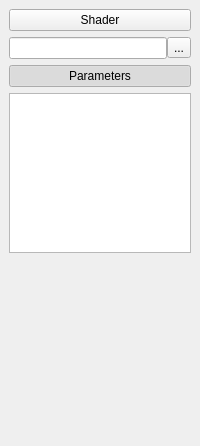
<?xml version="1.0" encoding="UTF-8"?>
<ui version="4.0">
 <class>ParametersEditor</class>
 <widget class="QDockWidget" name="ParametersEditor">
  <property name="geometry">
   <rect>
    <x>0</x>
    <y>0</y>
    <width>200</width>
    <height>446</height>
   </rect>
  </property>
  <property name="maximumSize">
   <size>
    <width>200</width>
    <height>524287</height>
   </size>
  </property>
  <property name="windowTitle">
   <string>参数编辑</string>
  </property>
  <widget class="QWidget" name="dockWidgetContents">
   <layout class="QVBoxLayout" name="verticalLayout_2">
    <item>
     <widget class="QPushButton" name="pushButton">
      <property name="font">
       <font>
        <weight>50</weight>
        <bold>false</bold>
       </font>
      </property>
      <property name="styleSheet">
       <string notr="true"/>
      </property>
      <property name="text">
       <string>Shader</string>
      </property>
      <property name="checkable">
       <bool>true</bool>
      </property>
      <property name="flat">
       <bool>false</bool>
      </property>
     </widget>
    </item>
    <item>
     <widget class="QWidget" name="m_shaderWidget" native="true">
      <layout class="QHBoxLayout" name="horizontalLayout">
       <property name="spacing">
        <number>0</number>
       </property>
       <property name="margin">
        <number>0</number>
       </property>
       <item>
        <widget class="QLineEdit" name="m_materialPath">
         <property name="readOnly">
          <bool>true</bool>
         </property>
        </widget>
       </item>
       <item>
        <widget class="QToolButton" name="m_editMaterial">
         <property name="text">
          <string>...</string>
         </property>
         <property name="icon">
          <iconset resource="MaterialEditor.qrc">
           <normaloff>:/Icon/Icon/edit.png</normaloff>:/Icon/Icon/edit.png</iconset>
         </property>
        </widget>
       </item>
      </layout>
     </widget>
    </item>
    <item>
     <widget class="QPushButton" name="pushButton_2">
      <property name="font">
       <font>
        <weight>50</weight>
        <italic>false</italic>
        <bold>false</bold>
       </font>
      </property>
      <property name="styleSheet">
       <string notr="true"/>
      </property>
      <property name="text">
       <string>Parameters</string>
      </property>
      <property name="checkable">
       <bool>true</bool>
      </property>
      <property name="checked">
       <bool>true</bool>
      </property>
      <property name="flat">
       <bool>false</bool>
      </property>
     </widget>
    </item>
    <item>
     <widget class="QWidget" name="m_parametersWidget" native="true">
      <layout class="QVBoxLayout" name="verticalLayout">
       <property name="margin">
        <number>0</number>
       </property>
       <item>
        <widget class="QTreeView" name="m_pTreeView"/>
       </item>
      </layout>
     </widget>
    </item>
    <item>
     <spacer name="verticalSpacer">
      <property name="orientation">
       <enum>Qt::Vertical</enum>
      </property>
      <property name="sizeHint" stdset="0">
       <size>
        <width>20</width>
        <height>216</height>
       </size>
      </property>
     </spacer>
    </item>
   </layout>
  </widget>
 </widget>
 <resources>
  <include location="MaterialEditor.qrc"/>
  <include location="../ModelEditor/ModelEditor.qrc"/>
 </resources>
 <connections>
  <connection>
   <sender>pushButton</sender>
   <signal>toggled(bool)</signal>
   <receiver>m_shaderWidget</receiver>
   <slot>setVisible(bool)</slot>
   <hints>
    <hint type="sourcelabel">
     <x>73</x>
     <y>52</y>
    </hint>
    <hint type="destinationlabel">
     <x>102</x>
     <y>60</y>
    </hint>
   </hints>
  </connection>
  <connection>
   <sender>pushButton_2</sender>
   <signal>toggled(bool)</signal>
   <receiver>m_parametersWidget</receiver>
   <slot>setVisible(bool)</slot>
   <hints>
    <hint type="sourcelabel">
     <x>49</x>
     <y>110</y>
    </hint>
    <hint type="destinationlabel">
     <x>61</x>
     <y>147</y>
    </hint>
   </hints>
  </connection>
 </connections>
</ui>
